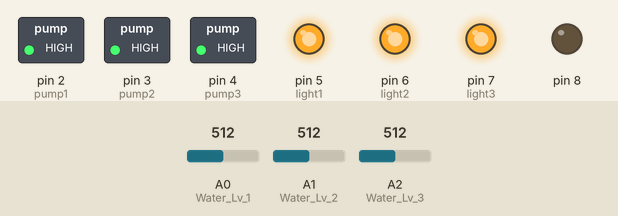
Recording of a sketch running on a simulated Arduino Mega 2560, built with avr-gcc and run on an emulated ATmega2560. On the bench: switched loads named in the sketch (green lamp = pin HIGH), output pins drawn as LEDs (lit = HIGH). Inputs (shaded band) come from the test bench; at power-on: A0 (Water_Lv_1) = 512, A1 (Water_Lv_2) = 512, A2 (Water_Lv_3) = 512.

Above: at 1.2 s.
1.3 s: A0 (Water_Lv_1) set to 190
2.8 s: A1 (Water_Lv_2) set to 190
4.3 s: A2 (Water_Lv_3) set to 318
5.8 s: A2 (Water_Lv_3) set to 298
At 6.5 s:
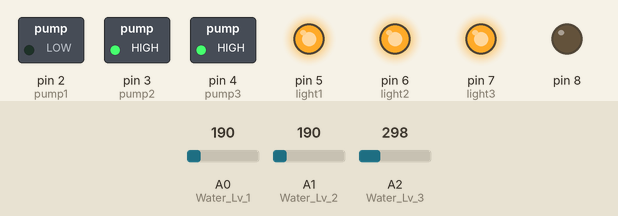
Timing chart, 0 to 8.8 s (numbered marks = the images above; inputs shaded):
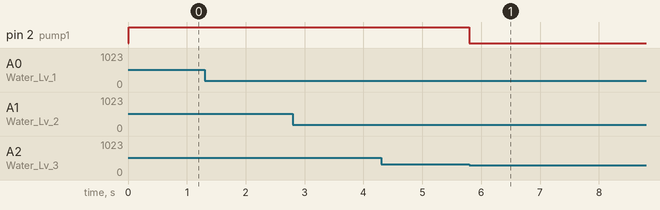

Measured:
- the behaviour switches between 309 and 308 on A2 (Water_Lv_3) (found by bisection; images 0 and 1)
- after the input at 4.3 s, every drawn part: stays the same
- after the input at 5.8 s, pin 2 (pump1): HIGH → LOW at once

The sketch:

Master.ino
```cpp
#include <ArduinoJson.h>
#include <OneWire.h>
#include <DallasTemperature.h>
#include <Wire.h>
#include <Adafruit_Sensor.h>
#include <Adafruit_TSL2561_U.h>
#include <SPI.h>
#include <Adafruit_BME280.h>

#define BME_SCK 13
#define BME_MISO 12
#define BME_MOSI 11
#define BME_CS 10
#define SEALEVELPRESSURE_HPA (1013.25)
float b1_draining_time = 0;
float b2_draining_time = 0;
float b3_draining_time = 0;
Adafruit_BME280 bme; // I2C
boolean debug = false;
String inputString = "";         // a string to hold incoming data
boolean stringComplete = false;  // whether the string is complete

//Booleans for controlling the state of water cycling and light on/off
boolean bed1_cycling = true;
boolean bed2_cycling = true;
boolean bed3_cycling = true;
boolean bed1_light_on = false;
boolean bed2_light_on = false;
boolean bed3_light_on = false;

//Current cycling bed
int bed_state = 1;
//If the bed should be filling or draining
boolean b1_filling = true;
boolean b2_filling = true;
boolean b3_filling = true;

//Thresholds for water levels
float bed1_dry = 2100;
float bed2_dry = 1600;
float bed3_dry = 1300;//R is high when water level is low, DO NOT CHANGE
float bed1_full = 1100;
float bed2_full = 920;
float bed3_full = 660; //R is low when water level is high

//Lights relays
int light1 = 5;
int light2 = 6;
int light3 = 7;
//Pumps relays
int pump1 = 2;
int pump2 = 3;
int pump3 = 4;
//Valves (NO LONGER IN USE)
int valve1 = 35;
int valve2 = 36;
int valve3 = 37;

//Sensors
// temp36 analog temperature sensor
#define tempPin A3
//Lux/light sensor
Adafruit_TSL2561_Unified tsl = Adafruit_TSL2561_Unified(TSL2561_ADDR_FLOAT, 12345);

// water temperature sensor
// Data wire is plugged into port 10 on the Arduino
#define ONE_WIRE_BUS 10
// Setup a oneWire instance to communicate with any OneWire devices (not just Maxim/Dallas temperature ICs)
OneWire oneWire(ONE_WIRE_BUS);
// Pass our oneWire reference to Dallas Temperature.
DallasTemperature water_temp_sensors(&oneWire);

//Water level sensors
#define Water_Lv_1 A0
#define Water_Lv_2 A1
#define Water_Lv_3 A2
// resister for analog water level sensors
float SERIESRESISTOR = 560.0;
// referene voltage for analog sensors
#define aref_voltage 5.0

void setup() {
  Serial.begin(9600);
  // Start up the library
  water_temp_sensors.begin();
  pinMode(2, OUTPUT);
  pinMode(3, OUTPUT);
  pinMode(4, OUTPUT);
  pinMode(5, OUTPUT);
  pinMode(6, OUTPUT);
  pinMode(7, OUTPUT);
  pinMode(8, OUTPUT);
  refresh_light();
  halt_cycle();

  init_light_sensor();
  //reserve 200 bytes for the inputString:
  inputString.reserve(200);
  if (!bme.begin()) {
    Serial.println("Could not find a valid BME280 sensor, check wiring!");
  }
}
// This method is executed between each loop() to check if there's a complete string input from the serial or not
void serialEvent() {
  while (Serial.available()) {
    // get the new byte:
    char inChar = (char)Serial.read();
    // add it to the inputString:
    inputString += inChar;
    // if the incoming character is a newline, set a flag
    // so the main loop can do something about it:
    if (inChar == '\n') {
      stringComplete = true;
    }
  }
}
void loop() {
  // When commands comes in
  if (stringComplete) {
    //Serial.println(inputString);
    int command = inputString.substring(0, 2).toInt();//Strip it
    execute_command(command);
    inputString = "";//reset inputStrings
    stringComplete = false;
  }


  //always checking beds and waters
  refresh_light();
  cycle_water();
  delay(1);
}

//====Communication==========
//return sensors' data in a json string
String get_all_sensors() {
  StaticJsonBuffer<200> jsonBuffer;
  JsonObject& dat = jsonBuffer.createObject();
  dat["water_temp"] = get_water_temp();
  dat["analog_temp"] = get_analog_temp();
  dat["light_intensity"] = get_light_sensor();
  dat["air_pressure"] = bme.readPressure() / 100.0F;
  dat["digital_temp"] = bme.readTemperature();
  dat["humidity"] = bme.readHumidity();
  dat["bed_cycling"] = bed_state;
  if (bed_state == 1) dat["is_filling"] = b1_filling?"1":"";
  if (bed_state == 2) dat["is_filling"] = b2_filling?"1":"";
  if (bed_state == 3) dat["is_filling"] = b3_filling?"1":"";
  dat["light_0"] = bed1_light_on ? "1" : "";
  dat["light_1"] = bed2_light_on ? "1" : "";
  dat["light_2"] = bed3_light_on ? "1" : "";
  dat["water_0"] = bed1_cycling ? "1" : "";
  dat["water_1"] = bed2_cycling ? "1" : "";
  dat["water_2"] = bed3_cycling ? "1" : "";
  char buffer[256];
  dat.printTo(buffer, sizeof(buffer));
  return buffer;
}
//this function takes numerical command and executes other functions
void execute_command(int input) {
  switch (input) {
    case 00:
      debug = true;
      break;
    case 01:
      debug = false;
      break;
    case 02:
      Serial.println(get_next_bed(-1));
      Serial.println(get_next_bed(1));
      Serial.println(get_next_bed(2));
      Serial.println(get_next_bed(3));
      Serial.println("===");
      break;
    case 11:
      Serial.println(get_all_sensors());
      break;
    case 12:
      //switch to real time control
      break;
    case 13:
      //switch to auto
      break;
    case 21:
      bed1_light_on = true;
      break;
    case 22:
      bed1_light_on = false;
      break;
    case 23:
      bed2_light_on = true;
      break;
    case 24:
      bed2_light_on = false;
      break;
    case 25:
      bed3_light_on = true;
      break;
    case 26:
      bed3_light_on = false;
      break;
    case 31:
      bed1_cycling = true;
      break;
    case 32:
      bed1_cycling = false;
      break;
    case 33:
      bed2_cycling = true;
      break;
    case 34:
      bed2_cycling = false;
      break;
    case 35:
      bed3_cycling = true;
      break;
    case 36:
      bed3_cycling = false;
      break;
  }
}
//=============Controls============================
//=============Water level control=================
//This function cycle the bed, it is called every loop
void cycle_water() {
  if (debug)print_all_beds();
  if (bed_state == -1) bed_state = get_next_bed(1);
  if (bed_state == 1) {
    if (bed1_cycling) {
      if (b1_filling && is_full(1)) {
        b1_filling = false;
        reset_drain_timer(1);
      }
      if ((!b1_filling) && is_empty(1)) {
        b1_filling = true;
        bed_state = get_next_bed(1);
      }
    } else {
      bed_state = get_next_bed(1);
    }
  } else if (bed_state == 2) {
    if (bed2_cycling) {
      if (b2_filling && is_full(2)) {
        b2_filling = false;
        reset_drain_timer(2);
      }
      if ((!b2_filling) && is_empty(2)) {
        b2_filling = true;
        bed_state = get_next_bed(2);
      }
    } else {
      bed_state = get_next_bed(2);
    }
  } else if (bed_state == 3) {
    if (bed3_cycling) {
      if (b3_filling && is_full(3)) {
        b3_filling = false;
        reset_drain_timer(3);
      }
      if ((!b3_filling) && is_empty(3)) {
        b3_filling = true;
        bed_state = get_next_bed(3);
      }
    } else {
      bed_state = get_next_bed(3);
    }
  }
  refresh_bed();


}
//Return true if the bed is full
boolean is_full(int bed) {
  float bed1 = (aref_voltage / ((analogRead(Water_Lv_1) * aref_voltage) / 1024.0) - 1) * SERIESRESISTOR;
  float bed2 = (aref_voltage / ((analogRead(Water_Lv_2) * aref_voltage) / 1024.0) - 1) * SERIESRESISTOR;
  float bed3 = (aref_voltage / ((analogRead(Water_Lv_3) * aref_voltage) / 1024.0) - 1) * SERIESRESISTOR;
  if (bed == 1) return bed1 < bed1_full;
  if (bed == 2) return bed2 < bed2_full;
  if (bed == 3) return bed3 < bed3_full;
}
//Return true if the bed is empty
boolean is_empty(int bed) {
  float bed1 = (aref_voltage / ((analogRead(Water_Lv_1) * aref_voltage) / 1024.0) - 1) * SERIESRESISTOR;
  float bed2 = (aref_voltage / ((analogRead(Water_Lv_2) * aref_voltage) / 1024.0) - 1) * SERIESRESISTOR;
  float bed3 = (aref_voltage / ((analogRead(Water_Lv_3) * aref_voltage) / 1024.0) - 1) * SERIESRESISTOR;
  if (bed == 1) return (bed1 > bed1_dry || millis() - b1_draining_time > 120000 / 2);
  if (bed == 2) return (bed2 > bed2_dry || millis() - b2_draining_time > 90000 / 2);
  if (bed == 3) return (bed3 > bed3_dry || millis() - b3_draining_time > 90000 / 2);
}
void print_all_beds() {
  float bed1 = (aref_voltage / ((analogRead(Water_Lv_1) * aref_voltage) / 1024.0) - 1) * SERIESRESISTOR;
  float bed2 = (aref_voltage / ((analogRead(Water_Lv_2) * aref_voltage) / 1024.0) - 1) * SERIESRESISTOR;
  float bed3 = (aref_voltage / ((analogRead(Water_Lv_3) * aref_voltage) / 1024.0) - 1) * SERIESRESISTOR;
  Serial.print("Cyc: Bed1: " + String(bed1) + ";" + String(millis() - b1_draining_time));
  Serial.print("; Bed2: " + String(bed2) + ";" + String(millis() - b2_draining_time));
  Serial.println("; Bed3: " + String(bed3) + ";" + String(millis() - b3_draining_time));
  Serial.print(b1_filling);
  Serial.print(b2_filling);
  Serial.print(b3_filling);
  Serial.print("||");
  Serial.print(bed1_cycling);
  Serial.print(bed2_cycling);
  Serial.print(bed3_cycling);
  Serial.print("||");
  Serial.println(bed_state);
}
//Reset the draining timer
void reset_drain_timer(int bed) {
  if (bed == 1) b1_draining_time = millis();
  if (bed == 2) b2_draining_time = millis();
  if (bed == 3) b3_draining_time = millis();
}
//Returns the index of next bed that should be cycled
int get_next_bed(int current) {
  if (!bed1_cycling && !bed2_cycling && !bed3_cycling) return -1;
  int beds[] = {bed1_cycling, bed2_cycling, bed3_cycling};
  if (current == 1) {
    if (bed2_cycling == true) return 2;
    else if (bed3_cycling == true) return 3;
    else return 1;
  }
  if (current == 2) {
    if (bed3_cycling == true) return 3;
    else if (bed1_cycling == true) return 1;
    else return 2;
  }
  if (current == 3) {
    if (bed1_cycling == true) return 1;
    else if (bed2_cycling == true) return 2;
    else return 3;
  }
  if (current == -1) {
    if (bed1_cycling == true) return 1;
    else if (bed2_cycling == true) return 2;
    else return 3;
  }
}
//Turn on/off the pumps according the states
void refresh_bed() {
  if (b1_filling && bed_state == 1) {
    fill_bed(1);
  } else {
    drain_bed(1);
  }
  if (b2_filling && bed_state == 2) {
    fill_bed(2);
  } else {
    drain_bed(2);
  }
  if (b3_filling && bed_state == 3) {
    fill_bed(3);
  } else {
    drain_bed(3);
  }
}
//Turns light on/off according to the booleans
void refresh_light() {
  if (bed1_light_on) {
    digitalWrite(light1, LOW);
  } else {
    digitalWrite(light1, HIGH);
  }
  if (bed2_light_on) {
    digitalWrite(light2, LOW);
  } else {
    digitalWrite(light2, HIGH);
  }
  if (bed3_light_on) {
    digitalWrite(light3, LOW);
  } else {
    digitalWrite(light3, HIGH);
  }


}

void halt_cycle() {
  pause_cycle(1);
  pause_cycle(2);
  pause_cycle(3);

}
void pause_cycle(int bed) {
  if (bed == 1) {
    digitalWrite(valve1, HIGH); //close valve
    digitalWrite(pump1, HIGH); //turn off pump
    return;
  }
  if (bed == 2) {
    digitalWrite(valve2, HIGH); //close valve
    digitalWrite(pump2, HIGH); //turn off pump
    return;
  }
  if (bed == 3) {
    digitalWrite(valve3, HIGH); //close valve
    digitalWrite(pump3, HIGH); //turn off pump
    return;
  }
}
void drain_bed(int bed) {
  if (bed == 1) {
    digitalWrite(valve1, LOW); //open valve
    digitalWrite(pump1, HIGH); //turn off pump
    return;
  }
  if (bed == 2) {
    digitalWrite(valve2, LOW); //open valve
    digitalWrite(pump2, HIGH); //turn off pump
    return;
  }
  if (bed == 3) {
    digitalWrite(valve3, LOW); //open valve
    digitalWrite(pump3, HIGH); //turn off pump
    return;
  }
}
void fill_bed(int bed) {
  if (bed == 1) {
    digitalWrite(valve1, HIGH); //shut off valve
    digitalWrite(pump1, LOW); //turn on pump
    return;
  }
  if (bed == 2) {
    digitalWrite(valve2, HIGH); //shut off valve
    digitalWrite(pump2, LOW); //turn on pump
    return;
  }
  if (bed == 3) {
    digitalWrite(valve3, HIGH); //shut off valve
    digitalWrite(pump3, LOW); //turn on pump
    return;
  }
}
//================For sensors===============
void display_light_sensor_details() {
  sensor_t sensor;
  tsl.getSensor(&sensor);/*
  Serial.println("------------------------------------");
  Serial.print  ("Sensor:       "); Serial.println(sensor.name);
  Serial.print  ("Driver Ver:   "); Serial.println(sensor.version);
  Serial.print  ("Unique ID:    "); Serial.println(sensor.sensor_id);
  Serial.print  ("Max Value:    "); Serial.print(sensor.max_value); Serial.println(" lux");
  Serial.print  ("Min Value:    "); Serial.print(sensor.min_value); Serial.println(" lux");
  Serial.print  ("Resolution:   "); Serial.print(sensor.resolution); Serial.println(" lux");
  Serial.println("------------------------------------");
  Serial.println("");*/
  delay(50);
}

void configure_light_sensor() {
  /* You can also manually set the gain or enable auto-gain support */
  // tsl.setGain(TSL2561_GAIN_1X);      /* No gain ... use in bright light to avoid sensor saturation */
  // tsl.setGain(TSL2561_GAIN_16X);     /* 16x gain ... use in low light to boost sensitivity */
  tsl.enableAutoRange(true);            /* Auto-gain ... switches automatically between 1x and 16x */

  /* Changing the integration time gives you better sensor resolution (402ms = 16-bit data) */
  tsl.setIntegrationTime(TSL2561_INTEGRATIONTIME_13MS);      /* fast but low resolution */
  // tsl.setIntegrationTime(TSL2561_INTEGRATIONTIME_101MS);  /* medium resolution and speed   */
  // tsl.setIntegrationTime(TSL2561_INTEGRATIONTIME_402MS);  /* 16-bit data but slowest conversions */

  /* Update these values depending on what you've set above! */
  /*Serial.println("------------------------------------");
    Serial.print  ("Gain:         "); Serial.println("Auto");
    Serial.print  ("Timing:       "); Serial.println("13 ms");
    Serial.println("------------------------------------");*/
}

void init_light_sensor() {
  /* Initialise the sensor */
  if (!tsl.begin())
  {
    /* There was a problem detecting the ADXL345 ... check your connections */
    Serial.print("Ooops, no TSL2561 detected ... Check your wiring or I2C ADDR!");
    while (1);
  }

  /* Display some basic information on this sensor */
  display_light_sensor_details();

  /* Setup the sensor gain and integration time */
  configure_light_sensor();

  /* We're ready to go! */

}

float get_light_sensor() {
  /* Get a new sensor event */
  sensors_event_t event;
  tsl.getEvent(&event);

  /* Display the results (light is measured in lux) */
  if (event.light)
  {
    float val = event.light;
    //Serial.print(val); Serial.println(" lux");
    return val;
  }
  else
  {
    /* If event.light = 0 lux the sensor is probably saturated
       and no reliable data could be generated! */
    //Serial.println("Sensor overload");
    return -1;
  }
}

float get_analog_temp() {
  int tempReading = analogRead(tempPin);
  // converting that reading to voltage, which is based off the reference voltage
  float voltage = tempReading * aref_voltage;
  voltage /= 1024.0;
  // now print out the temperature
  float temperatureC = (voltage - 0.5) * 100 ;  //converting from 10 mv per degree wit 500 mV offset
  //to degrees ((volatge - 500mV) times 100)
  return temperatureC;
}

float get_water_temp() {
  water_temp_sensors.requestTemperatures();// Send the command to get temperatures
  return water_temp_sensors.getTempCByIndex(0);
}
```
